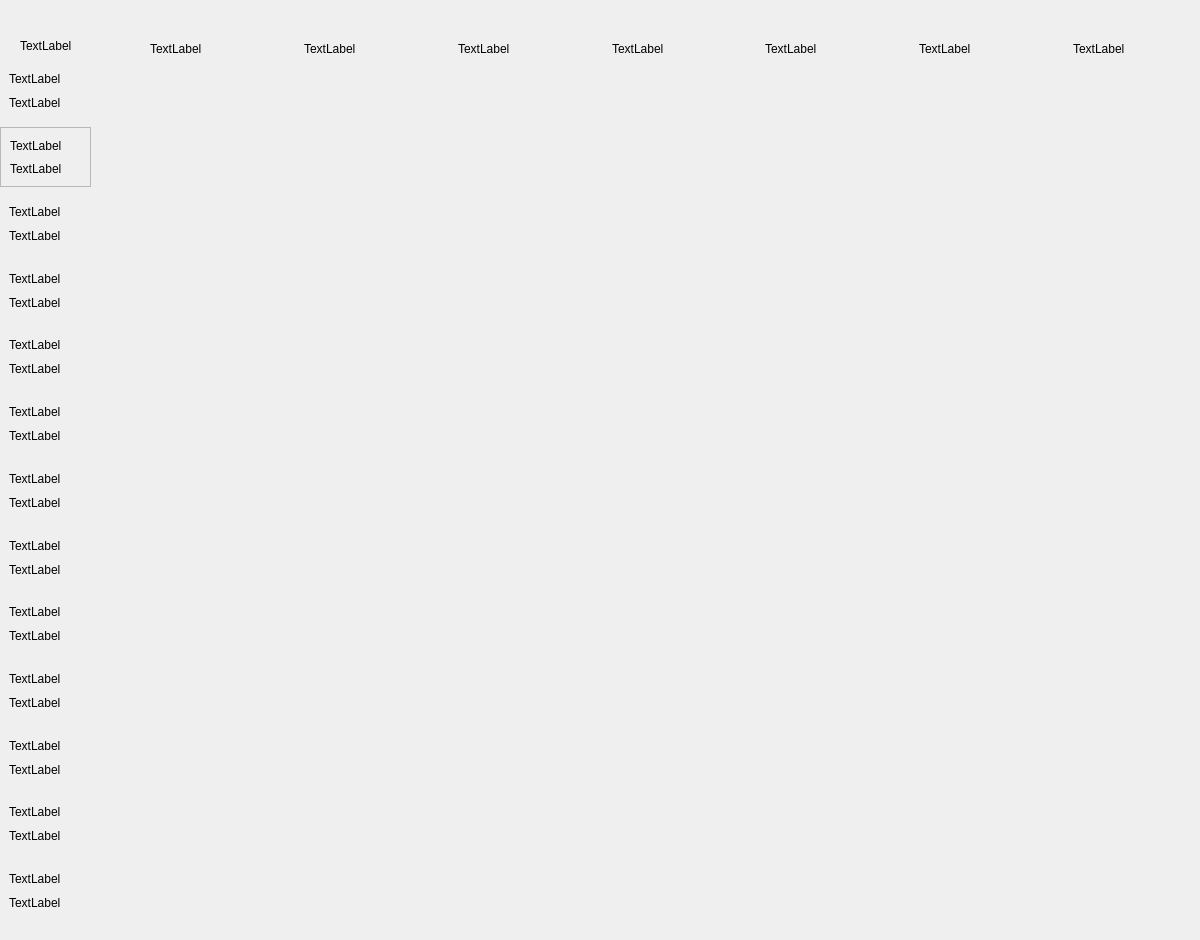
   <widget class="QWidget" name="page12">
    <widget class="QWidget" name="widget_177" native="true">
     <property name="geometry">
      <rect>
       <x>0</x>
       <y>20</y>
       <width>1191</width>
       <height>911</height>
      </rect>
     </property>
     <widget class="QLabel" name="firstweek_12">
      <property name="geometry">
       <rect>
        <x>20</x>
        <y>10</y>
        <width>71</width>
        <height>31</height>
       </rect>
      </property>
      <property name="text">
       <string>TextLabel</string>
      </property>
     </widget>
     <widget class="QWidget" name="widget_178" native="true">
      <property name="geometry">
       <rect>
        <x>0</x>
        <y>40</y>
        <width>91</width>
        <height>861</height>
       </rect>
      </property>
      <layout class="QVBoxLayout" name="verticalLayout_155">
       <item>
        <widget class="QWidget" name="widget_179" native="true">
         <layout class="QVBoxLayout" name="verticalLayout_156">
          <item>
           <widget class="QLabel" name="num1_12">
            <property name="text">
             <string>TextLabel</string>
            </property>
           </widget>
          </item>
          <item>
           <widget class="QLabel" name="first_12">
            <property name="text">
             <string>TextLabel</string>
            </property>
            <property name="scaledContents">
             <bool>false</bool>
            </property>
           </widget>
          </item>
         </layout>
        </widget>
       </item>
       <item>
        <widget class="QFrame" name="frame_12">
         <property name="frameShape">
          <enum>QFrame::StyledPanel</enum>
         </property>
         <property name="frameShadow">
          <enum>QFrame::Raised</enum>
         </property>
         <layout class="QVBoxLayout" name="verticalLayout_157">
          <item>
           <widget class="QLabel" name="num2_12">
            <property name="text">
             <string>TextLabel</string>
            </property>
           </widget>
          </item>
          <item>
           <widget class="QLabel" name="second_12">
            <property name="text">
             <string>TextLabel</string>
            </property>
           </widget>
          </item>
         </layout>
        </widget>
       </item>
       <item>
        <widget class="QWidget" name="widget_180" native="true">
         <layout class="QVBoxLayout" name="verticalLayout_158">
          <item>
           <widget class="QLabel" name="num3_12">
            <property name="text">
             <string>TextLabel</string>
            </property>
           </widget>
          </item>
          <item>
           <widget class="QLabel" name="third_12">
            <property name="text">
             <string>TextLabel</string>
            </property>
           </widget>
          </item>
         </layout>
        </widget>
       </item>
       <item>
        <widget class="QWidget" name="widget_181" native="true">
         <layout class="QVBoxLayout" name="verticalLayout_159">
          <item>
           <widget class="QLabel" name="num4_12">
            <property name="text">
             <string>TextLabel</string>
            </property>
           </widget>
          </item>
          <item>
           <widget class="QLabel" name="forth_12">
            <property name="text">
             <string>TextLabel</string>
            </property>
           </widget>
          </item>
         </layout>
        </widget>
       </item>
       <item>
        <widget class="QWidget" name="widget_182" native="true">
         <layout class="QVBoxLayout" name="verticalLayout_160">
          <item>
           <widget class="QLabel" name="num5_12">
            <property name="text">
             <string>TextLabel</string>
            </property>
           </widget>
          </item>
          <item>
           <widget class="QLabel" name="fifth_12">
            <property name="text">
             <string>TextLabel</string>
            </property>
           </widget>
          </item>
         </layout>
        </widget>
       </item>
       <item>
        <widget class="QWidget" name="widget_183" native="true">
         <layout class="QVBoxLayout" name="verticalLayout_161">
          <item>
           <widget class="QLabel" name="num6_12">
            <property name="text">
             <string>TextLabel</string>
            </property>
           </widget>
          </item>
          <item>
           <widget class="QLabel" name="sixth_12">
            <property name="text">
             <string>TextLabel</string>
            </property>
           </widget>
          </item>
         </layout>
        </widget>
       </item>
       <item>
        <widget class="QWidget" name="widget_184" native="true">
         <layout class="QVBoxLayout" name="verticalLayout_162">
          <item>
           <widget class="QLabel" name="num7_12">
            <property name="text">
             <string>TextLabel</string>
            </property>
           </widget>
          </item>
          <item>
           <widget class="QLabel" name="seventh_12">
            <property name="text">
             <string>TextLabel</string>
            </property>
           </widget>
          </item>
         </layout>
        </widget>
       </item>
       <item>
        <widget class="QWidget" name="widget_185" native="true">
         <layout class="QVBoxLayout" name="verticalLayout_163">
          <item>
           <widget class="QLabel" name="num8_12">
            <property name="text">
             <string>TextLabel</string>
            </property>
           </widget>
          </item>
          <item>
           <widget class="QLabel" name="eighth_12">
            <property name="text">
             <string>TextLabel</string>
            </property>
           </widget>
          </item>
         </layout>
        </widget>
       </item>
       <item>
        <widget class="QWidget" name="widget_186" native="true">
         <layout class="QVBoxLayout" name="verticalLayout_164">
          <item>
           <widget class="QLabel" name="num9_12">
            <property name="text">
             <string>TextLabel</string>
            </property>
           </widget>
          </item>
          <item>
           <widget class="QLabel" name="ninth_12">
            <property name="text">
             <string>TextLabel</string>
            </property>
           </widget>
          </item>
         </layout>
        </widget>
       </item>
       <item>
        <widget class="QWidget" name="widget_187" native="true">
         <layout class="QVBoxLayout" name="verticalLayout_165">
          <item>
           <widget class="QLabel" name="num10_12">
            <property name="text">
             <string>TextLabel</string>
            </property>
           </widget>
          </item>
          <item>
           <widget class="QLabel" name="tenth_12">
            <property name="text">
             <string>TextLabel</string>
            </property>
           </widget>
          </item>
         </layout>
        </widget>
       </item>
       <item>
        <widget class="QWidget" name="widget_188" native="true">
         <layout class="QVBoxLayout" name="verticalLayout_166">
          <item>
           <widget class="QLabel" name="num11_12">
            <property name="text">
             <string>TextLabel</string>
            </property>
           </widget>
          </item>
          <item>
           <widget class="QLabel" name="eleventh_12">
            <property name="text">
             <string>TextLabel</string>
            </property>
           </widget>
          </item>
         </layout>
        </widget>
       </item>
       <item>
        <widget class="QWidget" name="widget_189" native="true">
         <layout class="QVBoxLayout" name="verticalLayout_167">
          <item>
           <widget class="QLabel" name="num12_12">
            <property name="text">
             <string>TextLabel</string>
            </property>
           </widget>
          </item>
          <item>
           <widget class="QLabel" name="twelfth_12">
            <property name="text">
             <string>TextLabel</string>
            </property>
           </widget>
          </item>
         </layout>
        </widget>
       </item>
       <item>
        <widget class="QWidget" name="widget_190" native="true">
         <layout class="QVBoxLayout" name="verticalLayout_168">
          <item>
           <widget class="QLabel" name="num13_12">
            <property name="text">
             <string>TextLabel</string>
            </property>
           </widget>
          </item>
          <item>
           <widget class="QLabel" name="thirteenth_12">
            <property name="text">
             <string>TextLabel</string>
            </property>
           </widget>
          </item>
         </layout>
        </widget>
       </item>
      </layout>
     </widget>
     <widget class="QWidget" name="widget_191" native="true">
      <property name="geometry">
       <rect>
        <x>150</x>
        <y>10</y>
        <width>1071</width>
        <height>37</height>
       </rect>
      </property>
      <layout class="QHBoxLayout" name="horizontalLayout_12">
       <item>
        <widget class="QLabel" name="mon_12">
         <property name="text">
          <string>TextLabel</string>
         </property>
        </widget>
       </item>
       <item>
        <widget class="QLabel" name="tue_12">
         <property name="text">
          <string>TextLabel</string>
         </property>
        </widget>
       </item>
       <item>
        <widget class="QLabel" name="wed_12">
         <property name="text">
          <string>TextLabel</string>
         </property>
        </widget>
       </item>
       <item>
        <widget class="QLabel" name="thu_12">
         <property name="text">
          <string>TextLabel</string>
         </property>
        </widget>
       </item>
       <item>
        <widget class="QLabel" name="fri_12">
         <property name="text">
          <string>TextLabel</string>
         </property>
        </widget>
       </item>
       <item>
        <widget class="QLabel" name="sat_12">
         <property name="text">
          <string>TextLabel</string>
         </property>
        </widget>
       </item>
       <item>
        <widget class="QLabel" name="sun_12">
         <property name="text">
          <string>TextLabel</string>
         </property>
        </widget>
       </item>
      </layout>
     </widget>
     <widget class="QWidget" name="widget_192" native="true">
      <property name="geometry">
       <rect>
        <x>100</x>
        <y>50</y>
        <width>1061</width>
        <height>851</height>
       </rect>
      </property>
     </widget>
    </widget>
   </widget>
